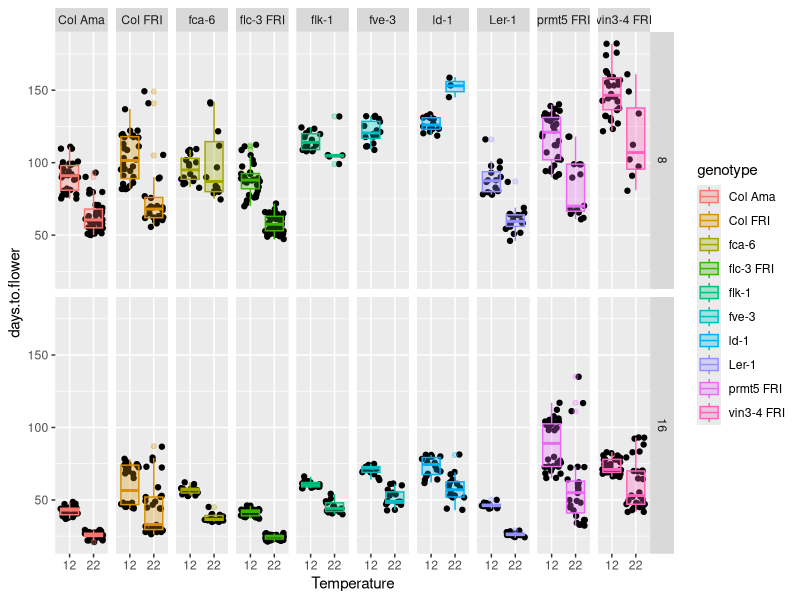
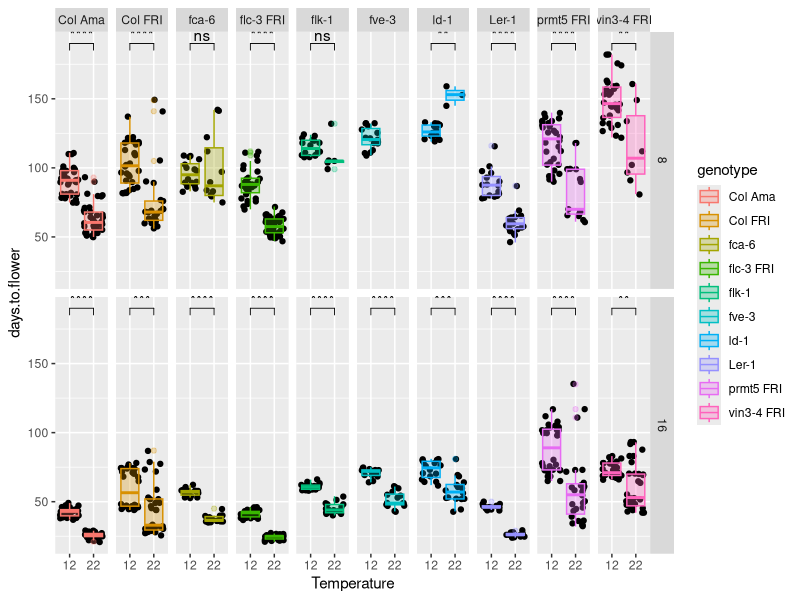

Write R code to recreate these figures, in order.
## ---- chunk 1
knitr::opts_chunk$set(echo = TRUE,
                      fig.width = 12, 
                      fig.height = 8)
library(ggplot2)
library(knitr)
library(ggpubr)
## ---- chunk 2
data <- read.csv("burghardt_et_al_2015_expt1.csv")
dim(data)
kable(head(data))
kable(summary(data))
## ---- chunk 3
data$temperature <- factor(data$temperature)
ggplot(data, aes(x = factor(temperature), 
                 y = days.to.flower, 
                 color = genotype )) + 
  geom_jitter(color = "black")+ 
  geom_boxplot(aes(fill = genotype), alpha = 0.3) +
  facet_grid(day.length~genotype) + 
  xlab("Temperature")
## ---- chunk 4

comparisons <- list(c("12", "22"))
ggplot(data, aes(x = temperature, 
                 y = days.to.flower, 
                 color = genotype )) + 
  geom_jitter(color = "black")+ 
  geom_boxplot(aes(fill = genotype), alpha = 0.3) +
  facet_grid(day.length~genotype) + 
  xlab("Temperature") + 
  stat_compare_means(comparisons = comparisons, label = "p.signif")
